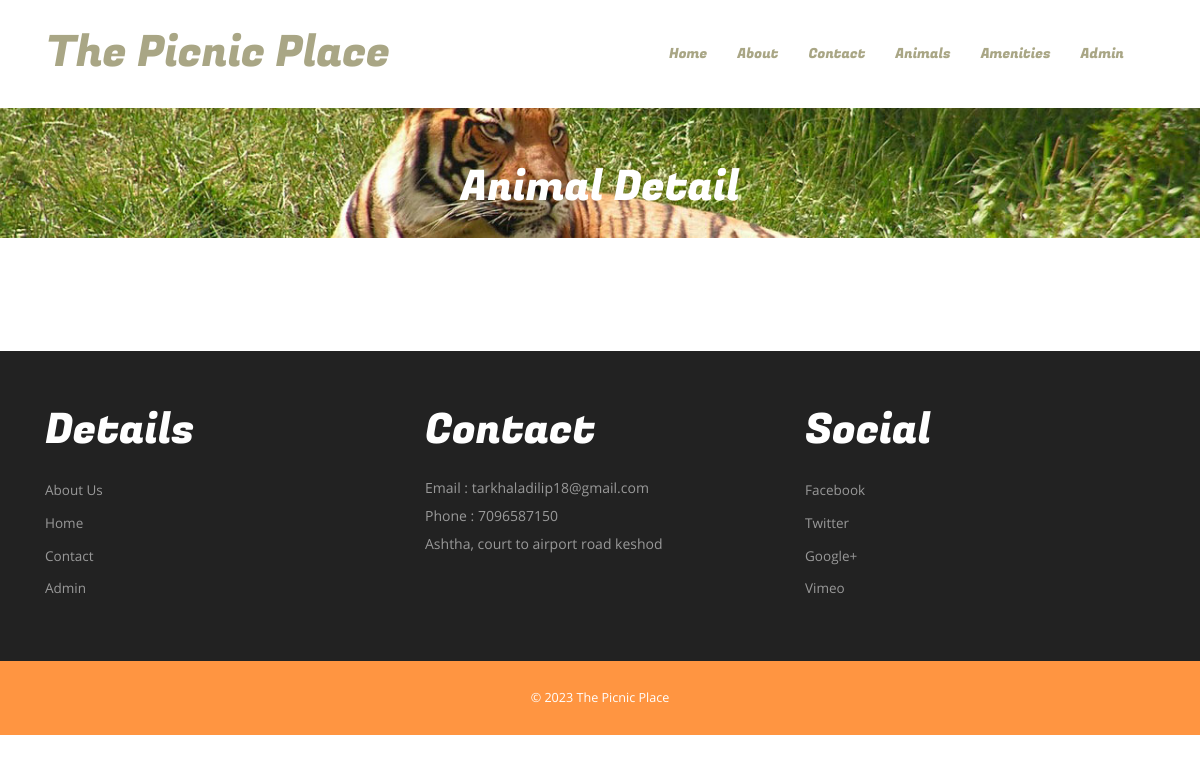
Page /animal-detail.php on the committed database.
### tables this page shows
CREATE TABLE `tblpage` (
  `ID` int(10) NOT NULL,
  `PageType` varchar(200) DEFAULT NULL,
  `PageTitle` varchar(200) DEFAULT NULL,
  `PageDescription` mediumtext DEFAULT NULL,
  `Email` varchar(200) DEFAULT NULL,
  `MobileNumber` bigint(10) DEFAULT NULL,
  `UpdationDate` timestamp NULL DEFAULT NULL ON UPDATE current_timestamp()
);

### includes/special.php (the view)
<div class="specials-section">
					<div class="container">
						<div class="specials-grids">
							<div class="col-md-4 specials1">
								<h3> details</h3>
								<ul>
									<li><a href="about.php">About Us</a></li>
									<li><a href="index.php">Home</a></li>
									<li><a href="contact.php">Contact</a></li>
									<li><a href="admin/index.php">Admin</a></li>
								</ul>
							</div>
							<div class="col-md-4 specials1">
								<h3>contact</h3>
								<?php
 $query=mysqli_query($con,"select * from  tblpage where PageType='contactus'");
 while ($row=mysqli_fetch_array($query)) {
 ?>
								<address>
									<p>Email : <?php  echo $row['Email'];?></p>
								 <p>Phone : <?php  echo $row['MobileNumber'];?></p>
								 <p><?php  echo $row['PageDescription'];?></p>
								</address><?php } ?>
							</div>
							<div class="col-md-4 specials1">
								<h3>social</h3>
								<ul>
									<li><a href="#">facebook</a></li>
									<li><a href="#">twitter</a></li>
									<li><a href="#">google+</a></li>
									<li><a href="#">vimeo</a></li>
								</ul>
							</div>
							<div class="clearfix"></div>
						</div>
					</div>
				</div>

### css/style.css (style rules this page uses)
body a { transition:0.5s all; -webkit-transition:0.5s all; -moz-transition:0.5s all; -o-transition:0.5s all; -ms-transition:0.5s all; }
h1,h2,h3,h4,h5,h6 { padding:0 0; margin:0 0; }
p { padding:0 0; margin:0 0; }
ul { padding:0 0; margin:0 0; }
body { padding:0 0; margin:0 0; font-family: 'OpenSans-Regular' }
.specials-section { padding: 4em 0; background: #222; }
.specials-section h3 { font-size: 3em; text-transform: capitalize; font-family: 'FugazOne-Regular'; color: #fff; margin-bottom: 0.5em; }
.specials1 p { font-size: 1em; line-height: 2em; color: #999; }
.specials1 ul li { list-style-type: none; padding: 0.3em 0; }
.specials1 ul li a { font-size: 0.965em; text-decoration: none; line-height: 1.8em; color: #999; list-style: none; text-transform: capitalize; }

### rows in the picture
tblpage: Email "tarkhaladilip18@gmail.com", MobileNumber "7096587150", PageDescription "Ashtha, court to airport road keshod"
